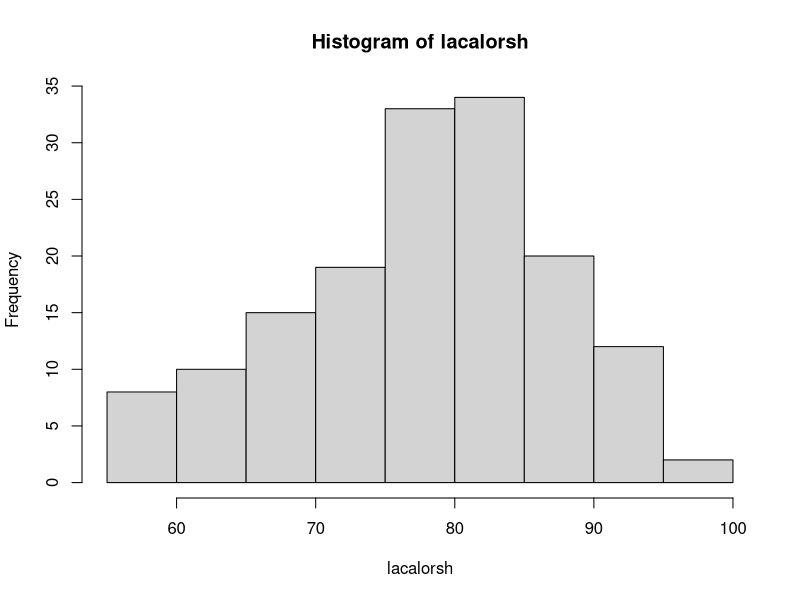
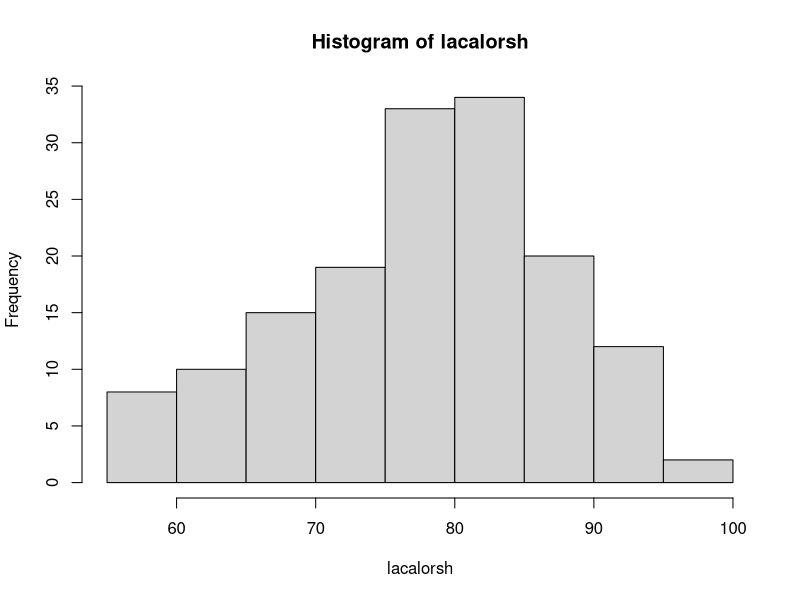
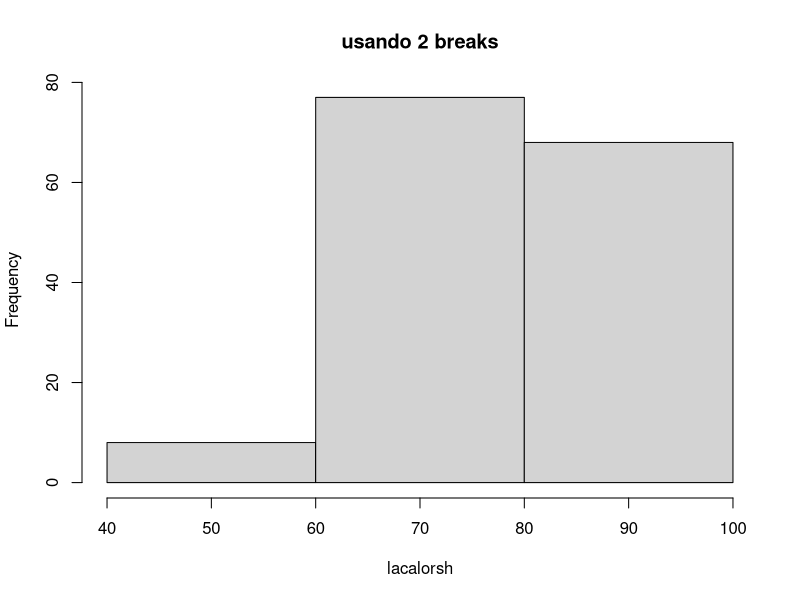
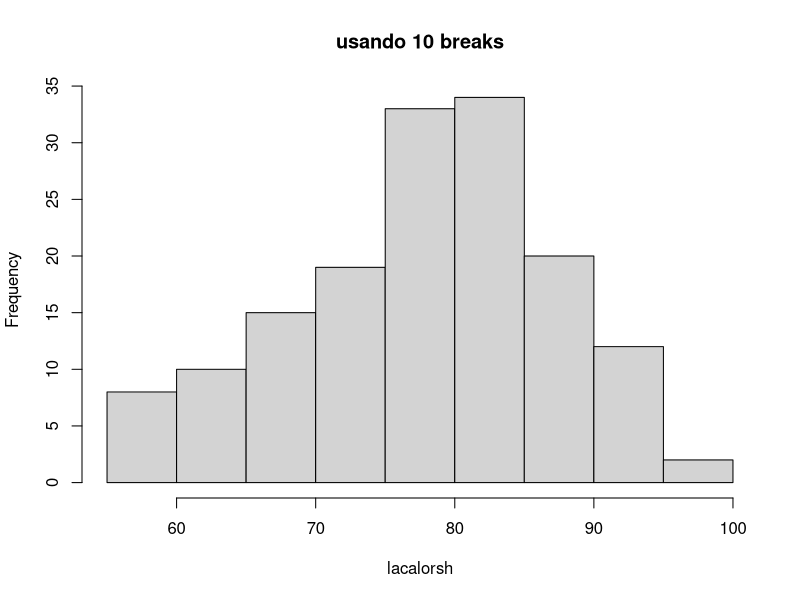
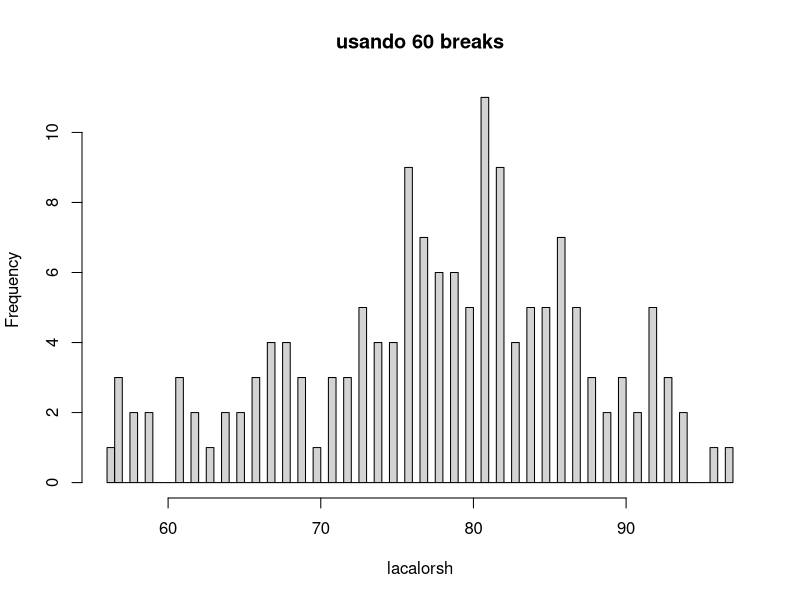
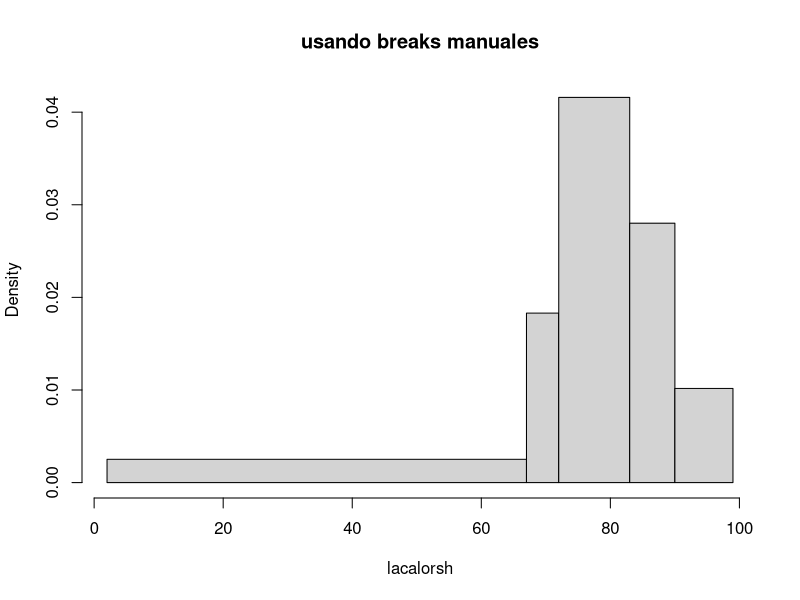

R code for these plots, in order:
lacalorsh <- airquality$Temp
hist(lacalorsh)
h <- hist(lacalorsh)
hist(lacalorsh,breaks = 2, main = "usando 2 breaks") 

hist(lacalorsh,breaks = 10, main = "usando 10 breaks")
hist(lacalorsh,breaks = 60, main = "usando 60 breaks")

hist(lacalorsh,breaks = c(2, 67, 72, 83, 90, 99),
     main = "usando breaks manuales") 

stem(lacalorsh)

stem(ChickWeight$weight)
